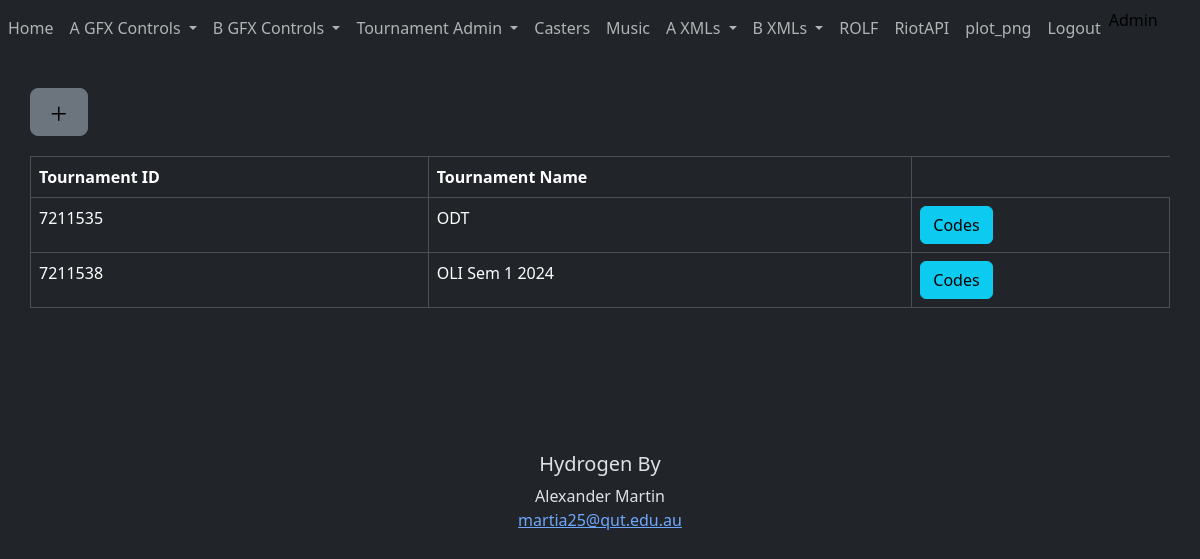
The page /Tournements/?time=hour (signed in) on the database its author committed.
### App/models.py (models this page shows)
class User(UserMixin, db.Model):
    __tablename__='users'
    id = db.Column(db.Integer, primary_key=True)
    username = db.Column(db.String(60), nullable=False)
    password = db.Column(db.String(500), nullable=False)

class Tournment(db.Model):
    __tablename__='Tournements'
    id = db.Column(db.Integer, primary_key=True)
    tournementname = db.Column(db.String(256))
    tournementid  = db.Column(db.String(256))
    recorddate  = db.Column(db.String(256))

### App/BluePrints/TournementsBP.py (the view)
@bp.route('/Tournements/')
@login_required
def Tournements():
    Matches = Match.query.all()
    Tournements = Tournment.query.all()
    return render_template('Tournements/Tournements.html', Tournements=Tournements , matches=Matches, form=TournementRegister())

### App/templates/Tournements/Tournements.html (shortened to what this page needs)
{% extends "Base.html" %}
{% import "bootstrap/wtf.html" as wtf %}
{% block content %}
<div class="container">
    <div>
      <a type="button" class="btn btn-secondary btn-lg btn-block" id="AddButton" data-bs-toggle="modal" data-bs-target="#Add"><img src="../static/img/plus.svg"></a>
    </div>
    <div style="height: 20px;"> </div>
  <div class="row">
    <div class="col-12">
      <table class="table table-bordered">
        <thead>
          <tr>
            <th scope="col">Tournament ID</th>
            <th scope="col">Tournament Name</th>
          </tr>
        </thead>
        <tbody>
            {% for Tournement in Tournements%}
                <tr>
                    <td>
                        {{Tournement.tournementid}}
                    </td>
                    <td>
                        {{Tournement.tournementname}}
                    </td>
                    <td>
                      <button type="button" class="btn btn-info" onclick="Codes('{{Tournement.tournementid}}')">Codes</button>
                    </td>
                </tr>
            {% endfor %}
        </tbody>
      </table>
    </div>
  </div>
</div>
{% endblock %}

### App/templates/Base.html (shortened to what this page needs)
<!doctype html>
<html lang="en" data-bs-theme="dark">
  <head>
	<link href="https://cdn.jsdelivr.net/npm/bootstrap@5.3.2/dist/css/bootstrap.min.css" rel="stylesheet">
  </head>
  <body>
	<nav class="navbar navbar-expand-lg custom-element">
		<div class="position-relative" id="navbarSupportedContent" data-bs-theme="dark">
			<ul class="navbar-nav mr-auto">
				<li class="nav-item active">
					<a class="nav-link" href={{url_for('main.index')}}>Home</a>
				</li>
				<li class="nav-item dropdown">
					<div class="dropdown">
						<a class="nav-link dropdown-toggle" type="button" data-bs-toggle="dropdown" aria-expanded="false">
							A GFX Controls
						</a>
					</div>
				</li>
				<li class="nav-item dropdown">
					<div class="dropdown">
						<a class="nav-link dropdown-toggle" type="button" data-bs-toggle="dropdown" aria-expanded="false">
							B GFX Controls
						</a>
					</div>
				</li>
				<li class="nav-item dropdown">
					<div class="dropdown">
						<a class="nav-link dropdown-toggle" type="button" data-bs-toggle="dropdown" aria-expanded="false">
							Tournament Admin
						</a>
					</div>
				</li>
				<li class="nav-item"><a class="nav-link" href={{url_for('CastersBP.casters')}}>Casters</a></li>
				<li class="nav-item"><a class="nav-link" href={{url_for('MusicBP.music')}}>Music</a></li>
				<li class="nav-item dropdown">
					<div class="dropdown">
						<a class="nav-link dropdown-toggle" type="button" data-bs-toggle="dropdown" aria-expanded="false">
							A XMLs
						</a>
					</div>
				</li>
				<li class="nav-item dropdown">
					<div class="dropdown">
						<a class="nav-link dropdown-toggle" type="button" data-bs-toggle="dropdown" aria-expanded="false">
							B XMLs
						</a>
					</div>
				</li>
				<li class="nav-item"><a class="nav-link" href={{url_for('ROLFBP.rolf')}}>ROLF</a></li>
				<li class="nav-item"><a class="nav-link" href={{url_for('main.RiotAPI')}}>RiotAPI</a></li>
				<li class="nav-item"><a class="nav-link" href={{url_for('Plot.plot_png')}}>plot_png</a></li>
				<li class="nav-item"><a class="nav-link" href={{url_for('LoginBP.logout')}}>Logout</a></li>
				<li class="nav-item">{{session['username']}}</li>
			</ul>
		</div>
    </nav>
    {% block content %}
    {% endblock %}
    <footer>
		<center>
		<br>
		<br>
		<br>
		<br>
		<h5>Hydrogen By</h5>
        <p>Alexander Martin<br>
		<a href="martia25@qut.edu.au">martia25@qut.edu.au</a></p>
		</center>
      </footer>
  </body>
</html>

### App/templates/Base.html (style rules this page uses)
.custom-element { color: #000; }

### App/templates/Tournements/Tournements.html (style rules this page uses)
.container { padding: 2rem 0rem; }

### rows shown on the page
User: username "Admin"
Tournment: tournementid "7211535", tournementname "ODT"
Tournment: tournementid "7211538", tournementname "OLI Sem 1 2024"
